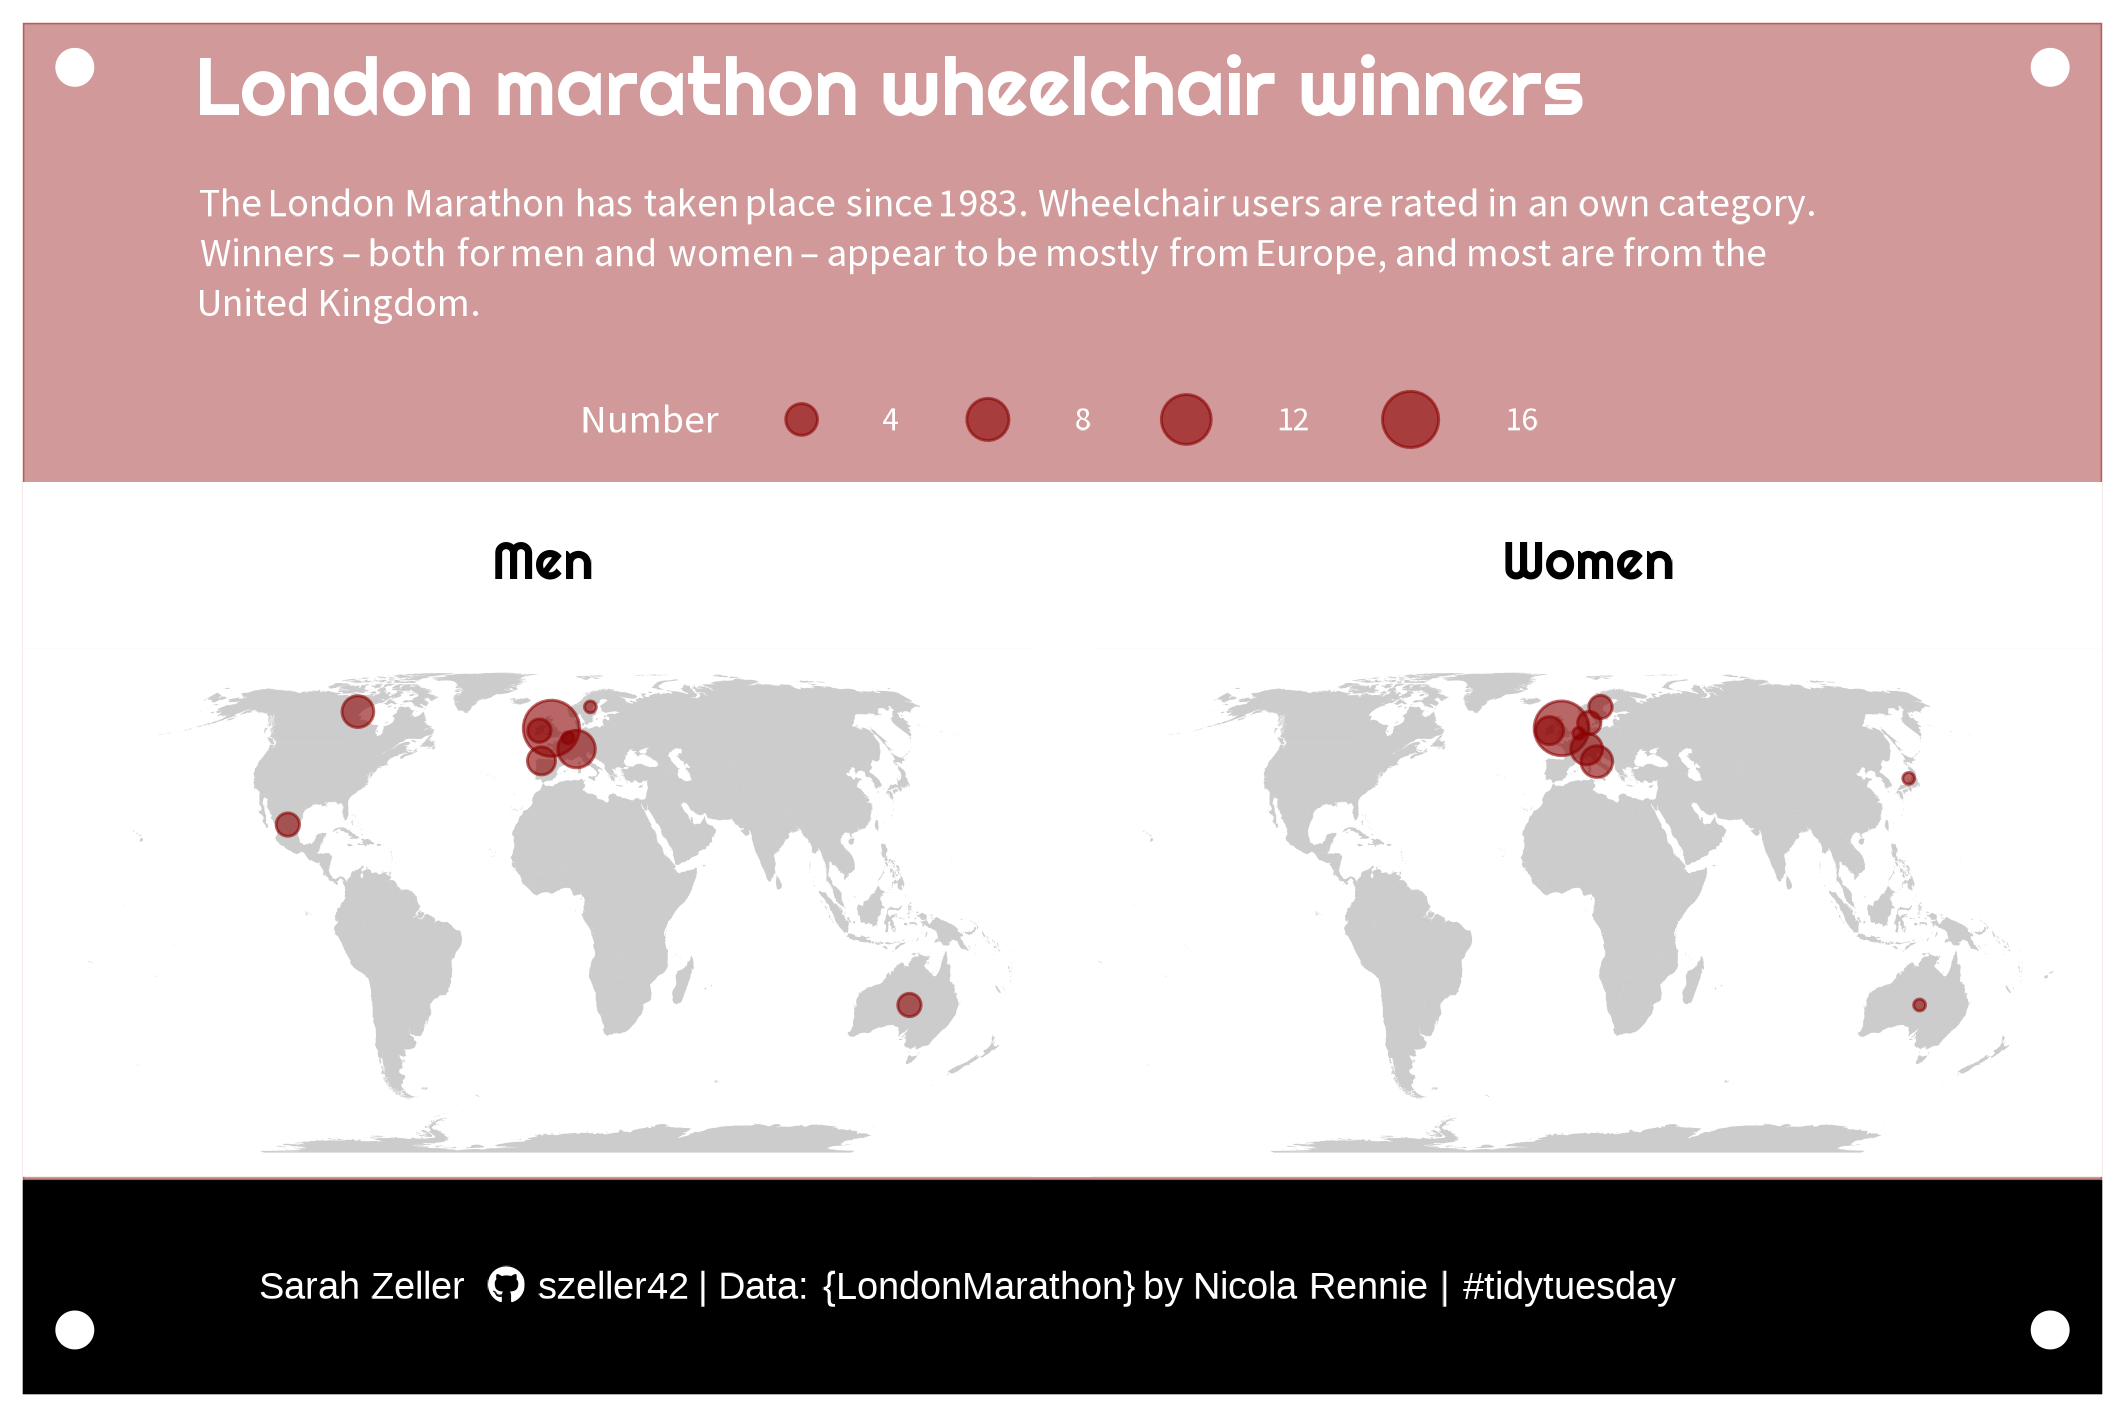

The script that saved this image:
library(tidyverse)
library(camcorder)
library(rnaturalearth)
library(sf)
library(showtext)
library(ggtext)
library(patchwork)
library(emojifont)

#add fonts
font_add_google("Source Sans Pro")
font_add_google("Righteous")
font_add(family = "fa",
         regular = "fontawesome/Font Awesome 6 Brands-Regular-400.otf")

showtext_auto()

# get the data
tuesdata <- tidytuesdayR::tt_load('2023-04-25')

winners <- tuesdata$winners
london_marathon <- tuesdata$london_marathon

# load world coordinates
world <- ne_countries(scale = "medium", 
                      returnclass = "sf")  

# filter for Wheelchair winners
wheelchair_winners <- winners |> 
  filter(grepl("Wheelchair", Category)) |> 
  count(Category, Nationality) |> 
  merge(world |> 
          filter(grepl("country", type, ignore.case = TRUE)), 
        by.x = "Nationality",
        by.y = "admin",
        all.x = TRUE) |> 
  mutate(geometry = st_centroid(geometry),
         Category = gsub("Wheelchair", "", Category)) |> 
  select(Category, Nationality, n, geometry) |> 
  st_as_sf() 

gg_record(
  dir = file.path("2023", "2023-04-25", "recording"), # where to save the recording
  device = "png", # device to use to save images
  width = 18, # width of saved image
  height = 12, # height of saved image
  units = "cm", # units for width and height
  dpi = 300 # dpi to use when saving image
)

gg_resize_film(height = 10, units = "cm")

caption_text <- paste0(#"<span style='font-family:Source Sans Pro'>",
                       "Sarah Zeller ",
                       # "</span>  ",
                       "<span style='font-family:fa;'>&#xf09b; </span>",
                       "szeller42",
                       # "<span style='font-family:Source Sans Pro'>",
                       "  | Data: {LondonMarathon} by Nicola Rennie | #tidytuesday")#,
                       # "</span>")
subtitle_text <- paste0('The London Marathon has taken place since ',
                        winners |> filter(grepl("Wheelchair", Category)) |> 
                          pull(Year) |> min(),
                        ". Wheelchair users are rated in an own category. ",
                        "Winners -- both for men and women -- appear to be ",
                        "mostly from Europe, and most are from the United Kingdom.")
  
  
plot <- 
  ggplot() +
  geom_sf(data = world,
          col = NA,
          fill = "black",
          alpha = .2) +
  geom_sf(data = wheelchair_winners,
          aes(size = n),
          col = alpha("red4", .6)) +
  facet_wrap(~Category) +
  coord_sf(crs = 8857,
           label_graticule = "SW") +
  theme_void() +
  theme(text = element_text(family = "Source Sans Pro",
                            size = 30,
                            colour = "white"),
        plot.title = element_textbox_simple(family = "Righteous",
                                  size = 60,
                                  margin = margin(l = 1.5, b = .5, t = .3, unit = "cm")),
        plot.subtitle = element_textbox_simple(
          linewidth = 0.6,
          lineheight = 0.4,
          margin = margin(b = .5, l = 1.5, r = 2, unit = "cm")
        ), 
        plot.caption = element_textbox_simple(
          vjust = 1,
          hjust = .6,
          margin = margin(b = .2, t = .3, l = 1.5, unit = "cm"),
          size = 20),
        strip.text = element_textbox_simple(colour = "black",
                                            margin = margin(t = .2, unit = "cm"),
                                            family = "Righteous"),
        plot.background = element_rect(fill = alpha("red4", .4),
                                       colour = alpha("red4", .4)),
        panel.background = element_rect(fill = "white",
                                        color = "white"),
        strip.background = element_rect(fill = "white",
                                        color = "white"),
        plot.margin = margin(b = -1.2, unit = "cm"),
        legend.position = "top",
        legend.key.width = unit(.1, "cm"),
        legend.key.height = unit(.2, "cm"),
        legend.text = element_text(size = 25),
        strip.text.x = 
          element_textbox_simple(size = 40,
                                 margin = margin(t = .5, b = .5, l = 4, unit = "cm")),
        panel.spacing = unit(-.5, "cm")
        ) +
  labs(subtitle = subtitle_text,
       title = "London marathon wheelchair winners",
       size = "Number")

black_bar <- ggplot() + 
  annotate("rect",
           xmin = 0, xmax = 40, ymin = 0, ymax = 1,
           fill = "black") +
  geom_richtext(aes(x = 18, y = .5,
                    label = caption_text),
                fill = NA,
                label.color = NA,
                col = "white",
                size = 10) +
  theme_void() +
  theme(plot.background = element_rect(fill = "black",
                                       colour = "black"),
        text = element_text(family = "Source Sans Pro"))

# pin hole
circle <- ggplot() +
  ggforce::geom_circle(aes(x0 = 0, y0 = 0, r = 1), 
                       fill = "white", col = NA) +
  coord_fixed() +
  theme_void()

# arrange as bib
plot_w_annotation <- plot / black_bar +
  plot_layout(heights = c(10, 4)) +
  # bottom left hole
  inset_element(circle, -.75, 0.2, 0.8, 0.4,
                align_to = "full", on_top = TRUE) +
  # bottom right hole
  inset_element(circle, 0.95, 0.4, 1, 0.2,
                align_to = "full", on_top = TRUE) +
  # top left hole
  inset_element(circle, -.75, 6.1, 0.8, 6.3,
                align_to = "full", on_top = TRUE) +
  # top right hole
  inset_element(circle, .95, 6.1, 1, 6.3,
                align_to = "full", on_top = TRUE) 

ggsave(plot_w_annotation,
       filename = "2023/2023-04-25/20230425.png",
       width = 16, # width of saved image
       height = 12, # height of saved image
       units = "cm", # units for width and height
       dpi = 300)

# save gif
gg_playback(
  name = file.path("2023", "2023-04-25", "20230425.gif"),
  first_image_duration = 4,
  last_image_duration = 20,
  frame_duration = .25,
  background = "white"
)
